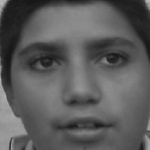
#> input picture reconocimiento facial/data/Miguel/10.jpg, 150 x 150 px, given in place of the camera
$ python captura.py data/Miguel/10.jpg
#> lines starting #> are read from the running program, lines starting #| are printed output that depends on the picture
### reconocimiento facial/utils.py
import cv2
import os

def get_face_classifier():
    return cv2.CascadeClassifier(cv2.data.haarcascades + 'haarcascade_frontalface_default.xml')

def detect_faces(frame, classifier):
    gray = cv2.cvtColor(frame, cv2.COLOR_BGR2GRAY)
    faces = classifier.detectMultiScale(gray, 1.3, 5)
    return gray, faces

def save_face(rostro, path, count):
    cv2.imwrite(os.path.join(path, f'{count}.jpg'), rostro)

### reconocimiento facial/captura.py
import cv2
import os
import imutils
import sys
from utils import get_face_classifier, detect_faces, save_face

# Recibe el nombre desde argumentos
person_name = sys.argv[1].strip()
data_path = 'data'
person_path = os.path.join(data_path, person_name)

os.makedirs(person_path, exist_ok=True)
print(f'Guardando rostros en: {person_path}')

cap = cv2.VideoCapture(0, cv2.CAP_DSHOW) # 0 es la cámara por defecto, camara 1 es la segunda cámara
face_classifier = get_face_classifier()
count = 0

while True:
    ret, frame = cap.read()
#> frame is the input picture: shape (150, 150, 3); min 22, max 187, mean 91.9
    if not ret: break

    frame = imutils.resize(frame, width=640)
#> frame: shape (640, 640, 3)
    gray, faces = detect_faces(frame, face_classifier)
#> in detect_faces, `faces = classifier.detectMultiScale(gray, 1.3, 5)`: faces = [[34, 21, 559, 559]]
#> faces = [[34, 21, 559, 559]]

    for (x, y, w, h) in faces:
        rostro = gray[y:y+h, x:x+w]
        rostro = cv2.resize(rostro, (150, 150))
        save_face(rostro, person_path, count)
        count += 1

        cv2.rectangle(frame, (x,y), (x+w, y+h), (0,255,0), 2)
#> this loop made 1 pass
#> (x, y, w, h, count) on pass 1: (34, 21, 559, 559, 1)
#> pass 1, `rostro = gray[y:y+h, x:x+w]`:
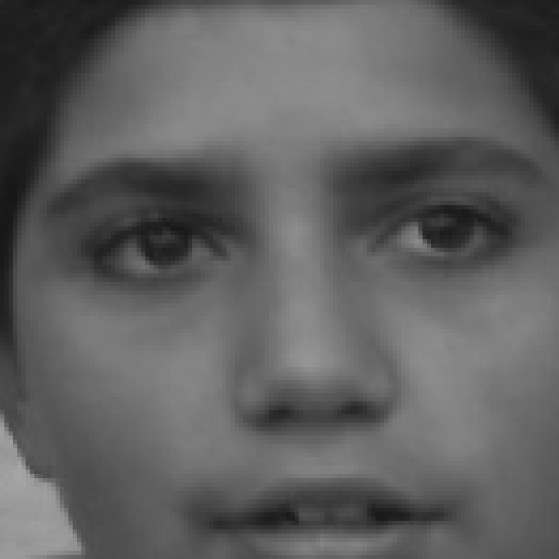
#> rostro: shape (559, 559); min 22, max 166, mean 95.5
#> after the loop:
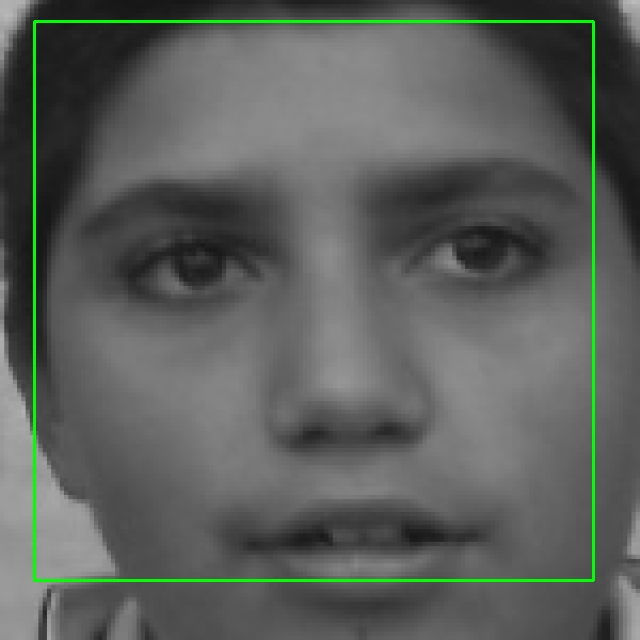
#> frame: shape (640, 640, 3); mean B, G, R 90.6, 94.8, 90.6
#> after the loop, count = 1

    cv2.imshow('Captura de Rostros', frame)
    if cv2.waitKey(1) == 27 or count >= 300: break
#> (key Esc is pressed here)

cap.release()
cv2.destroyAllWindows()

$ run again, on reconocimiento facial/data/Miguel/103.jpg
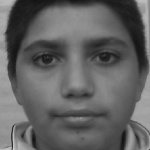
#> input picture reconocimiento facial/data/Miguel/103.jpg, 150 x 150 px, given in place of the camera
#> frame is the input picture: shape (150, 150, 3); min 19, max 211, mean 98.7
#> in detect_faces, `faces = classifier.detectMultiScale(gray, 1.3, 5)`: faces = [[35, 35, 559, 559]]
#> the loop `for (x, y, w, h) in faces:` made 1 pass
#> (x, y, w, h, count) on pass 1: (35, 35, 559, 559, 1)
#> pass 1, `rostro = gray[y:y+h, x:x+w]`:
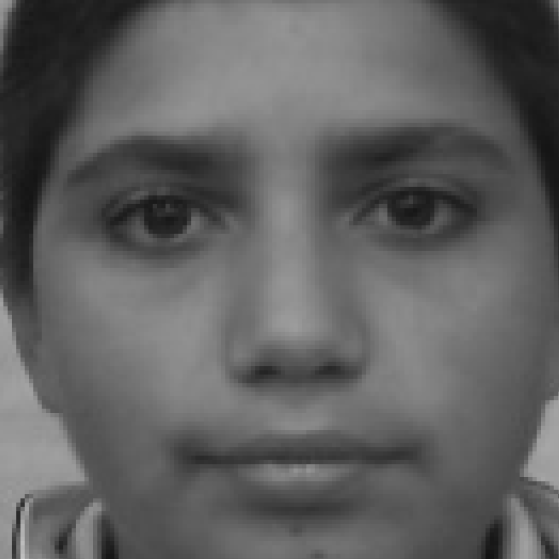
#> rostro: shape (559, 559); min 19, max 195, mean 96.1
#> after the loop `for (x, y, w, h) in faces:`:
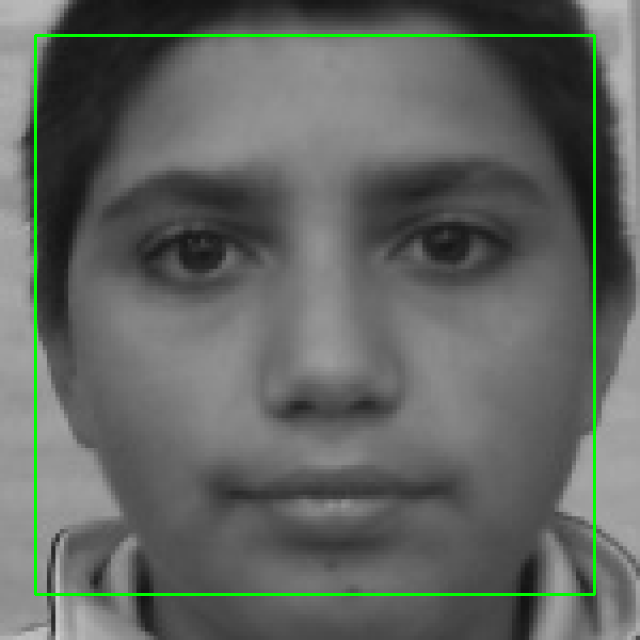
#> frame: shape (640, 640, 3); mean B, G, R 97.2, 101.3, 97.2
#> after the loop `for (x, y, w, h) in faces:`: count = 1
